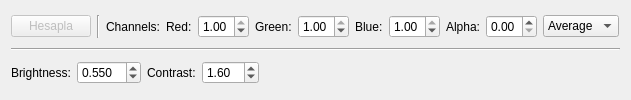
          <widget class="QWidget" name="tab_spec">
           <property name="enabled">
            <bool>true</bool>
           </property>
           <attribute name="title">
            <string>Specular Map</string>
           </attribute>
           <layout class="QVBoxLayout" name="verticalLayout_4">
            <item>
             <layout class="QHBoxLayout" name="horizontalLayout_5">
              <item>
               <widget class="QPushButton" name="pushButton_calcSpec">
                <property name="enabled">
                 <bool>false</bool>
                </property>
                <property name="text">
                 <string>Hesapla</string>
                </property>
                <property name="flat">
                 <bool>false</bool>
                </property>
               </widget>
              </item>
              <item>
               <widget class="Line" name="line_2">
                <property name="orientation">
                 <enum>Qt::Vertical</enum>
                </property>
               </widget>
              </item>
              <item>
               <widget class="QLabel" name="label_5">
                <property name="enabled">
                 <bool>true</bool>
                </property>
                <property name="text">
                 <string>Channels:</string>
                </property>
               </widget>
              </item>
              <item>
               <widget class="QLabel" name="label_7">
                <property name="text">
                 <string>Red:</string>
                </property>
               </widget>
              </item>
              <item>
               <widget class="QDoubleSpinBox" name="doubleSpinBox_spec_redMul">
                <property name="decimals">
                 <number>2</number>
                </property>
                <property name="maximum">
                 <double>1.000000000000000</double>
                </property>
                <property name="singleStep">
                 <double>0.100000000000000</double>
                </property>
                <property name="value">
                 <double>1.000000000000000</double>
                </property>
               </widget>
              </item>
              <item>
               <widget class="QLabel" name="label_8">
                <property name="text">
                 <string>Green:</string>
                </property>
               </widget>
              </item>
              <item>
               <widget class="QDoubleSpinBox" name="doubleSpinBox_spec_greenMul">
                <property name="decimals">
                 <number>2</number>
                </property>
                <property name="maximum">
                 <double>1.000000000000000</double>
                </property>
                <property name="singleStep">
                 <double>0.100000000000000</double>
                </property>
                <property name="value">
                 <double>1.000000000000000</double>
                </property>
               </widget>
              </item>
              <item>
               <widget class="QLabel" name="label_9">
                <property name="text">
                 <string>Blue:</string>
                </property>
               </widget>
              </item>
              <item>
               <widget class="QDoubleSpinBox" name="doubleSpinBox_spec_blueMul">
                <property name="decimals">
                 <number>2</number>
                </property>
                <property name="maximum">
                 <double>1.000000000000000</double>
                </property>
                <property name="singleStep">
                 <double>0.100000000000000</double>
                </property>
                <property name="value">
                 <double>1.000000000000000</double>
                </property>
               </widget>
              </item>
              <item>
               <widget class="QLabel" name="label_10">
                <property name="text">
                 <string>Alpha:</string>
                </property>
               </widget>
              </item>
              <item>
               <widget class="QDoubleSpinBox" name="doubleSpinBox_spec_alphaMul">
                <property name="decimals">
                 <number>2</number>
                </property>
                <property name="maximum">
                 <double>1.000000000000000</double>
                </property>
                <property name="singleStep">
                 <double>0.100000000000000</double>
                </property>
                <property name="value">
                 <double>0.000000000000000</double>
                </property>
               </widget>
              </item>
              <item>
               <widget class="QComboBox" name="comboBox_mode_spec">
                <item>
                 <property name="text">
                  <string>Average</string>
                 </property>
                </item>
                <item>
                 <property name="text">
                  <string>Max</string>
                 </property>
                </item>
               </widget>
              </item>
              <item>
               <spacer name="horizontalSpacer_5">
                <property name="orientation">
                 <enum>Qt::Horizontal</enum>
                </property>
                <property name="sizeType">
                 <enum>QSizePolicy::MinimumExpanding</enum>
                </property>
                <property name="sizeHint" stdset="0">
                 <size>
                  <width>1</width>
                  <height>20</height>
                 </size>
                </property>
               </spacer>
              </item>
             </layout>
            </item>
            <item>
             <widget class="Line" name="line_4">
              <property name="orientation">
               <enum>Qt::Horizontal</enum>
              </property>
             </widget>
            </item>
            <item>
             <layout class="QHBoxLayout" name="horizontalLayout_8">
              <item>
               <widget class="QLabel" name="label_11">
                <property name="text">
                 <string>Brightness:</string>
                </property>
               </widget>
              </item>
              <item>
               <widget class="QDoubleSpinBox" name="doubleSpinBox_spec_scale">
                <property name="decimals">
                 <number>3</number>
                </property>
                <property name="singleStep">
                 <double>0.050000000000000</double>
                </property>
                <property name="value">
                 <double>0.550000000000000</double>
                </property>
               </widget>
              </item>
              <item>
               <widget class="QLabel" name="label_13">
                <property name="text">
                 <string>Contrast:</string>
                </property>
               </widget>
              </item>
              <item>
               <widget class="QDoubleSpinBox" name="doubleSpinBox_spec_contrast">
                <property name="singleStep">
                 <double>0.100000000000000</double>
                </property>
                <property name="value">
                 <double>1.600000000000000</double>
                </property>
               </widget>
              </item>
              <item>
               <spacer name="horizontalSpacer_7">
                <property name="orientation">
                 <enum>Qt::Horizontal</enum>
                </property>
                <property name="sizeHint" stdset="0">
                 <size>
                  <width>40</width>
                  <height>20</height>
                 </size>
                </property>
               </spacer>
              </item>
             </layout>
            </item>
           </layout>
          </widget>
